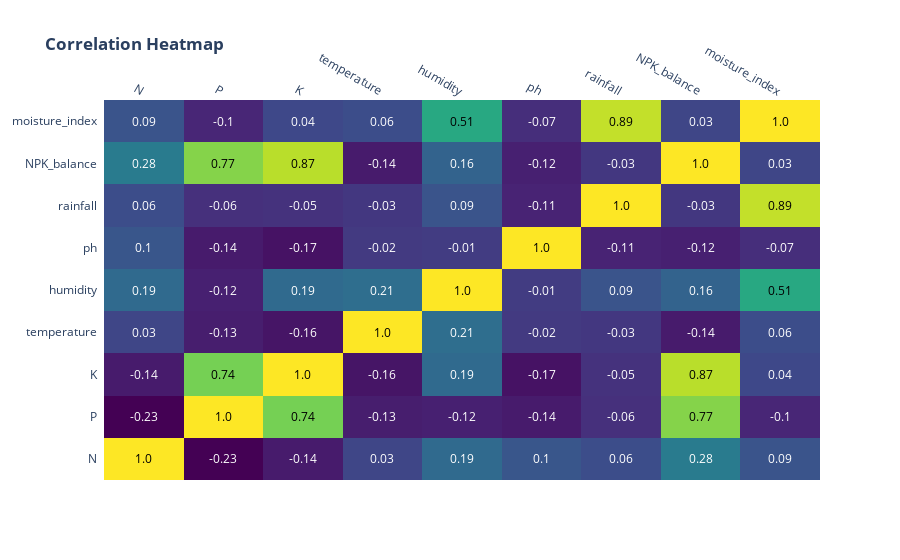

Notebook source saved alongside this figure:
### Code cell
import plotly.figure_factory as ff

corr = df.drop(["label", "pH_category"], axis=1).corr().round(2)
fig = ff.create_annotated_heatmap(
    z=corr.values, x=list(corr.columns), y=list(corr.columns), colorscale="Viridis"
)
fig.update_layout(title="<b>Correlation Heatmap</b>")
fig.show()
fig.write_image("plot10.png")

### Figure 1 — Plotly figure (JSON) as saved in the notebook; plotly's stock layout.template omitted (floating-point values rounded to 4 significant figures)
{"data": [{"colorscale": [[0, "#440154"], [0.1111, "#482878"], [0.2222, "#3e4989"], [0.3333, "#31688e"], [0.4444, "#26828e"], [0.5556, "#1f9e89"], [0.6667, "#35b779"], [0.7778, "#6ece58"], [0.8889, "#b5de2b"], [1, "#fde725"]], "reversescale": false, "showscale": false, "type": "heatmap", "x": ["N", "P", "K", "temperature", "humidity", "ph", "rainfall", "NPK_balance", "moisture_index"], "y": ["N", "P", "K", "temperature", "humidity", "ph", "rainfall", "NPK_balance", "moisture_index"], "z": [[1.0, -0.23, -0.14, 0.03, 0.19, 0.1, 0.06, 0.28, 0.09], [-0.23, 1.0, 0.74, -0.13, -0.12, -0.14, -0.06, 0.77, -0.1], [-0.14, 0.74, 1.0, -0.16, 0.19, -0.17, -0.05, 0.87, 0.04], [0.03, -0.13, -0.16, 1.0, 0.21, -0.02, -0.03, -0.14, 0.06], [0.19, -0.12, 0.19, 0.21, 1.0, -0.01, 0.09, 0.16, 0.51], [0.1, -0.14, -0.17, -0.02, -0.01, 1.0, -0.11, -0.12, -0.07], [0.06, -0.06, -0.05, -0.03, 0.09, -0.11, 1.0, -0.03, 0.89], [0.28, 0.77, 0.87, -0.14, 0.16, -0.12, -0.03, 1.0, 0.03], [0.09, -0.1, 0.04, 0.06, 0.51, -0.07, 0.89, 0.03, 1.0]]}], "layout": {"annotations": [{"font": {"color": "#000000"}, "showarrow": false, "text": "1.0", "x": "N", "xref": "x", "y": "N", "yref": "y"}, {"font": {"color": "#FFFFFF"}, "showarrow": false, "text": "-0.23", "x": "P", "xref": "x", "y": "N", "yref": "y"}, {"font": {"color": "#FFFFFF"}, "showarrow": false, "text": "-0.14", "x": "K", "xref": "x", "y": "N", "yref": "y"}, {"font": {"color": "#FFFFFF"}, "showarrow": false, "text": "0.03", "x": "temperature", "xref": "x", "y": "N", "yref": "y"}, {"font": {"color": "#FFFFFF"}, "showarrow": false, "text": "0.19", "x": "humidity", "xref": "x", "y": "N", "yref": "y"}, {"font": {"color": "#FFFFFF"}, "showarrow": false, "text": "0.1", "x": "ph", "xref": "x", "y": "N", "yref": "y"}, {"font": {"color": "#FFFFFF"}, "showarrow": false, "text": "0.06", "x": "rainfall", "xref": "x", "y": "N", "yref": "y"}, {"font": {"color": "#FFFFFF"}, "showarrow": false, "text": "0.28", "x": "NPK_balance", "xref": "x", "y": "N", "yref": "y"}, {"font": {"color": "#FFFFFF"}, "showarrow": false, "text": "0.09", "x": "moisture_index", "xref": "x", "y": "N", "yref": "y"}, {"font": {"color": "#FFFFFF"}, "showarrow": false, "text": "-0.23", "x": "N", "xref": "x", "y": "P", "yref": "y"}, {"font": {"color": "#000000"}, "showarrow": false, "text": "1.0", "x": "P", "xref": "x", "y": "P", "yref": "y"}, {"font": {"color": "#000000"}, "showarrow": false, "text": "0.74", "x": "K", "xref": "x", "y": "P", "yref": "y"}, {"font": {"color": "#FFFFFF"}, "showarrow": false, "text": "-0.13", "x": "temperature", "xref": "x", "y": "P", "yref": "y"}, {"font": {"color": "#FFFFFF"}, "showarrow": false, "text": "-0.12", "x": "humidity", "xref": "x", "y": "P", "yref": "y"}, {"font": {"color": "#FFFFFF"}, "showarrow": false, "text": "-0.14", "x": "ph", "xref": "x", "y": "P", "yref": "y"}, {"font": {"color": "#FFFFFF"}, "showarrow": false, "text": "-0.06", "x": "rainfall", "xref": "x", "y": "P", "yref": "y"}, {"font": {"color": "#000000"}, "showarrow": false, "text": "0.77", "x": "NPK_balance", "xref": "x", "y": "P", "yref": "y"}, {"font": {"color": "#FFFFFF"}, "showarrow": false, "text": "-0.1", "x": "moisture_index", "xref": "x", "y": "P", "yref": "y"}, {"font": {"color": "#FFFFFF"}, "showarrow": false, "text": "-0.14", "x": "N", "xref": "x", "y": "K", "yref": "y"}, {"font": {"color": "#000000"}, "showarrow": false, "text": "0.74", "x": "P", "xref": "x", "y": "K", "yref": "y"}, {"font": {"color": "#000000"}, "showarrow": false, "text": "1.0", "x": "K", "xref": "x", "y": "K", "yref": "y"}, {"font": {"color": "#FFFFFF"}, "showarrow": false, "text": "-0.16", "x": "temperature", "xref": "x", "y": "K", "yref": "y"}, {"font": {"color": "#FFFFFF"}, "showarrow": false, "text": "0.19", "x": "humidity", "xref": "x", "y": "K", "yref": "y"}, {"font": {"color": "#FFFFFF"}, "showarrow": false, "text": "-0.17", "x": "ph", "xref": "x", "y": "K", "yref": "y"}, {"font": {"color": "#FFFFFF"}, "showarrow": false, "text": "-0.05", "x": "rainfall", "xref": "x", "y": "K", "yref": "y"}, {"font": {"color": "#000000"}, "showarrow": false, "text": "0.87", "x": "NPK_balance", "xref": "x", "y": "K", "yref": "y"}, {"font": {"color": "#FFFFFF"}, "showarrow": false, "text": "0.04", "x": "moisture_index", "xref": "x", "y": "K", "yref": "y"}, {"font": {"color": "#FFFFFF"}, "showarrow": false, "text": "0.03", "x": "N", "xref": "x", "y": "temperature", "yref": "y"}, {"font": {"color": "#FFFFFF"}, "showarrow": false, "text": "-0.13", "x": "P", "xref": "x", "y": "temperature", "yref": "y"}, {"font": {"color": "#FFFFFF"}, "showarrow": false, "text": "-0.16", "x": "K", "xref": "x", "y": "temperature", "yref": "y"}, {"font": {"color": "#000000"}, "showarrow": false, "text": "1.0", "x": "temperature", "xref": "x", "y": "temperature", "yref": "y"}, {"font": {"color": "#FFFFFF"}, "showarrow": false, "text": "0.21", "x": "humidity", "xref": "x", "y": "temperature", "yref": "y"}, {"font": {"color": "#FFFFFF"}, "showarrow": false, "text": "-0.02", "x": "ph", "xref": "x", "y": "temperature", "yref": "y"}, {"font": {"color": "#FFFFFF"}, "showarrow": false, "text": "-0.03", "x": "rainfall", "xref": "x", "y": "temperature", "yref": "y"}, {"font": {"color": "#FFFFFF"}, "showarrow": false, "text": "-0.14", "x": "NPK_balance", "xref": "x", "y": "temperature", "yref": "y"}, {"font": {"color": "#FFFFFF"}, "showarrow": false, "text": "0.06", "x": "moisture_index", "xref": "x", "y": "temperature", "yref": "y"}, {"font": {"color": "#FFFFFF"}, "showarrow": false, "text": "0.19", "x": "N", "xref": "x", "y": "humidity", "yref": "y"}, {"font": {"color": "#FFFFFF"}, "showarrow": false, "text": "-0.12", "x": "P", "xref": "x", "y": "humidity", "yref": "y"}, {"font": {"color": "#FFFFFF"}, "showarrow": false, "text": "0.19", "x": "K", "xref": "x", "y": "humidity", "yref": "y"}, {"font": {"color": "#FFFFFF"}, "showarrow": false, "text": "0.21", "x": "temperature", "xref": "x", "y": "humidity", "yref": "y"}, {"font": {"color": "#000000"}, "showarrow": false, "text": "1.0", "x": "humidity", "xref": "x", "y": "humidity", "yref": "y"}, {"font": {"color": "#FFFFFF"}, "showarrow": false, "text": "-0.01", "x": "ph", "xref": "x", "y": "humidity", "yref": "y"}, {"font": {"color": "#FFFFFF"}, "showarrow": false, "text": "0.09", "x": "rainfall", "xref": "x", "y": "humidity", "yref": "y"}, {"font": {"color": "#FFFFFF"}, "showarrow": false, "text": "0.16", "x": "NPK_balance", "xref": "x", "y": "humidity", "yref": "y"}, {"font": {"color": "#000000"}, "showarrow": false, "text": "0.51", "x": "moisture_index", "xref": "x", "y": "humidity", "yref": "y"}, {"font": {"color": "#FFFFFF"}, "showarrow": false, "text": "0.1", "x": "N", "xref": "x", "y": "ph", "yref": "y"}, {"font": {"color": "#FFFFFF"}, "showarrow": false, "text": "-0.14", "x": "P", "xref": "x", "y": "ph", "yref": "y"}, {"font": {"color": "#FFFFFF"}, "showarrow": false, "text": "-0.17", "x": "K", "xref": "x", "y": "ph", "yref": "y"}, {"font": {"color": "#FFFFFF"}, "showarrow": false, "text": "-0.02", "x": "temperature", "xref": "x", "y": "ph", "yref": "y"}, {"font": {"color": "#FFFFFF"}, "showarrow": false, "text": "-0.01", "x": "humidity", "xref": "x", "y": "ph", "yref": "y"}, {"font": {"color": "#000000"}, "showarrow": false, "text": "1.0", "x": "ph", "xref": "x", "y": "ph", "yref": "y"}, {"font": {"color": "#FFFFFF"}, "showarrow": false, "text": "-0.11", "x": "rainfall", "xref": "x", "y": "ph", "yref": "y"}, {"font": {"color": "#FFFFFF"}, "showarrow": false, "text": "-0.12", "x": "NPK_balance", "xref": "x", "y": "ph", "yref": "y"}, {"font": {"color": "#FFFFFF"}, "showarrow": false, "text": "-0.07", "x": "moisture_index", "xref": "x", "y": "ph", "yref": "y"}, {"font": {"color": "#FFFFFF"}, "showarrow": false, "text": "0.06", "x": "N", "xref": "x", "y": "rainfall", "yref": "y"}, {"font": {"color": "#FFFFFF"}, "showarrow": false, "text": "-0.06", "x": "P", "xref": "x", "y": "rainfall", "yref": "y"}, {"font": {"color": "#FFFFFF"}, "showarrow": false, "text": "-0.05", "x": "K", "xref": "x", "y": "rainfall", "yref": "y"}, {"font": {"color": "#FFFFFF"}, "showarrow": false, "text": "-0.03", "x": "temperature", "xref": "x", "y": "rainfall", "yref": "y"}, {"font": {"color": "#FFFFFF"}, "showarrow": false, "text": "0.09", "x": "humidity", "xref": "x", "y": "rainfall", "yref": "y"}, {"font": {"color": "#FFFFFF"}, "showarrow": false, "text": "-0.11", "x": "ph", "xref": "x", "y": "rainfall", "yref": "y"}, {"font": {"color": "#000000"}, "showarrow": false, "text": "1.0", "x": "rainfall", "xref": "x", "y": "rainfall", "yref": "y"}, {"font": {"color": "#FFFFFF"}, "showarrow": false, "text": "-0.03", "x": "NPK_balance", "xref": "x", "y": "rainfall", "yref": "y"}, {"font": {"color": "#000000"}, "showarrow": false, "text": "0.89", "x": "moisture_index", "xref": "x", "y": "rainfall", "yref": "y"}, {"font": {"color": "#FFFFFF"}, "showarrow": false, "text": "0.28", "x": "N", "xref": "x", "y": "NPK_balance", "yref": "y"}, {"font": {"color": "#000000"}, "showarrow": false, "text": "0.77", "x": "P", "xref": "x", "y": "NPK_balance", "yref": "y"}, {"font": {"color": "#000000"}, "showarrow": false, "text": "0.87", "x": "K", "xref": "x", "y": "NPK_balance", "yref": "y"}, {"font": {"color": "#FFFFFF"}, "showarrow": false, "text": "-0.14", "x": "temperature", "xref": "x", "y": "NPK_balance", "yref": "y"}, {"font": {"color": "#FFFFFF"}, "showarrow": false, "text": "0.16", "x": "humidity", "xref": "x", "y": "NPK_balance", "yref": "y"}, {"font": {"color": "#FFFFFF"}, "showarrow": false, "text": "-0.12", "x": "ph", "xref": "x", "y": "NPK_balance", "yref": "y"}, {"font": {"color": "#FFFFFF"}, "showarrow": false, "text": "-0.03", "x": "rainfall", "xref": "x", "y": "NPK_balance", "yref": "y"}, {"font": {"color": "#000000"}, "showarrow": false, "text": "1.0", "x": "NPK_balance", "xref": "x", "y": "NPK_balance", "yref": "y"}, {"font": {"color": "#FFFFFF"}, "showarrow": false, "text": "0.03", "x": "moisture_index", "xref": "x", "y": "NPK_balance", "yref": "y"}, {"font": {"color": "#FFFFFF"}, "showarrow": false, "text": "0.09", "x": "N", "xref": "x", "y": "moisture_index", "yref": "y"}, {"font": {"color": "#FFFFFF"}, "showarrow": false, "text": "-0.1", "x": "P", "xref": "x", "y": "moisture_index", "yref": "y"}, {"font": {"color": "#FFFFFF"}, "showarrow": false, "text": "0.04", "x": "K", "xref": "x", "y": "moisture_index", "yref": "y"}, {"font": {"color": "#FFFFFF"}, "showarrow": false, "text": "0.06", "x": "temperature", "xref": "x", "y": "moisture_index", "yref": "y"}, {"font": {"color": "#000000"}, "showarrow": false, "text": "0.51", "x": "humidity", "xref": "x", "y": "moisture_index", "yref": "y"}, {"font": {"color": "#FFFFFF"}, "showarrow": false, "text": "-0.07", "x": "ph", "xref": "x", "y": "moisture_index", "yref": "y"}, {"font": {"color": "#000000"}, "showarrow": false, "text": "0.89", "x": "rainfall", "xref": "x", "y": "moisture_index", "yref": "y"}, {"font": {"color": "#FFFFFF"}, "showarrow": false, "text": "0.03", "x": "NPK_balance", "xref": "x", "y": "moisture_index", "yref": "y"}, {"font": {"color": "#000000"}, "showarrow": false, "text": "1.0", "x": "moisture_index", "xref": "x", "y": "moisture_index", "yref": "y"}], "title": {"text": "<b>Correlation Heatmap</b>"}, "xaxis": {"dtick": 1, "gridcolor": "rgb(0, 0, 0)", "side": "top", "ticks": ""}, "yaxis": {"dtick": 1, "ticks": "", "ticksuffix": "  "}}}
